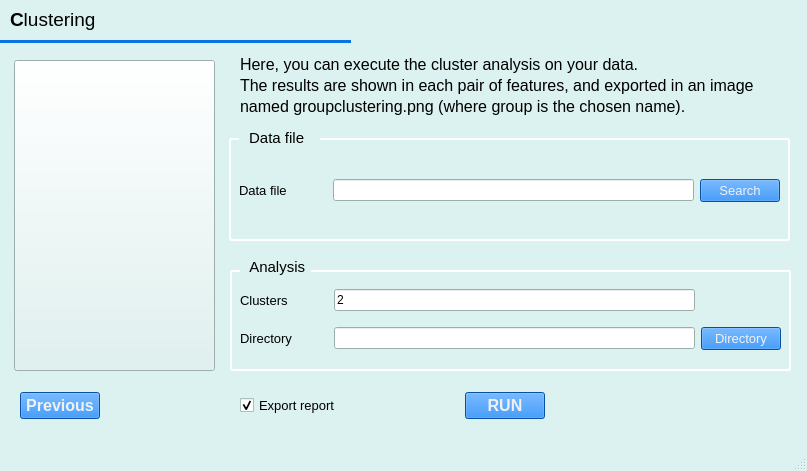
<?xml version="1.0" encoding="UTF-8"?>
<ui version="4.0">
 <class>Metis</class>
 <widget class="QMainWindow" name="Metis">
  <property name="enabled">
   <bool>true</bool>
  </property>
  <property name="geometry">
   <rect>
    <x>0</x>
    <y>0</y>
    <width>807</width>
    <height>471</height>
   </rect>
  </property>
  <property name="palette">
   <palette>
    <active>
     <colorrole role="WindowText">
      <brush brushstyle="SolidPattern">
       <color alpha="255">
        <red>0</red>
        <green>0</green>
        <blue>0</blue>
       </color>
      </brush>
     </colorrole>
     <colorrole role="Button">
      <brush brushstyle="SolidPattern">
       <color alpha="255">
        <red>11</red>
        <green>114</green>
        <blue>226</blue>
       </color>
      </brush>
     </colorrole>
     <colorrole role="Light">
      <brush brushstyle="SolidPattern">
       <color alpha="255">
        <red>255</red>
        <green>255</green>
        <blue>255</blue>
       </color>
      </brush>
     </colorrole>
     <colorrole role="Midlight">
      <brush brushstyle="SolidPattern">
       <color alpha="255">
        <red>237</red>
        <green>248</green>
        <blue>247</blue>
       </color>
      </brush>
     </colorrole>
     <colorrole role="Dark">
      <brush brushstyle="SolidPattern">
       <color alpha="255">
        <red>110</red>
        <green>121</green>
        <blue>120</blue>
       </color>
      </brush>
     </colorrole>
     <colorrole role="Mid">
      <brush brushstyle="SolidPattern">
       <color alpha="255">
        <red>147</red>
        <green>161</green>
        <blue>160</blue>
       </color>
      </brush>
     </colorrole>
     <colorrole role="Text">
      <brush brushstyle="SolidPattern">
       <color alpha="255">
        <red>0</red>
        <green>0</green>
        <blue>0</blue>
       </color>
      </brush>
     </colorrole>
     <colorrole role="BrightText">
      <brush brushstyle="SolidPattern">
       <color alpha="255">
        <red>255</red>
        <green>255</green>
        <blue>255</blue>
       </color>
      </brush>
     </colorrole>
     <colorrole role="ButtonText">
      <brush brushstyle="SolidPattern">
       <color alpha="255">
        <red>0</red>
        <green>0</green>
        <blue>0</blue>
       </color>
      </brush>
     </colorrole>
     <colorrole role="Base">
      <brush brushstyle="SolidPattern">
       <color alpha="255">
        <red>255</red>
        <green>255</green>
        <blue>255</blue>
       </color>
      </brush>
     </colorrole>
     <colorrole role="Window">
      <brush brushstyle="SolidPattern">
       <color alpha="255">
        <red>220</red>
        <green>242</green>
        <blue>240</blue>
       </color>
      </brush>
     </colorrole>
     <colorrole role="Shadow">
      <brush brushstyle="SolidPattern">
       <color alpha="255">
        <red>0</red>
        <green>0</green>
        <blue>0</blue>
       </color>
      </brush>
     </colorrole>
     <colorrole role="AlternateBase">
      <brush brushstyle="SolidPattern">
       <color alpha="255">
        <red>237</red>
        <green>248</green>
        <blue>247</blue>
       </color>
      </brush>
     </colorrole>
     <colorrole role="ToolTipBase">
      <brush brushstyle="SolidPattern">
       <color alpha="255">
        <red>255</red>
        <green>255</green>
        <blue>220</blue>
       </color>
      </brush>
     </colorrole>
     <colorrole role="ToolTipText">
      <brush brushstyle="SolidPattern">
       <color alpha="255">
        <red>0</red>
        <green>0</green>
        <blue>0</blue>
       </color>
      </brush>
     </colorrole>
     <colorrole role="PlaceholderText">
      <brush brushstyle="SolidPattern">
       <color alpha="128">
        <red>0</red>
        <green>0</green>
        <blue>0</blue>
       </color>
      </brush>
     </colorrole>
    </active>
    <inactive>
     <colorrole role="WindowText">
      <brush brushstyle="SolidPattern">
       <color alpha="255">
        <red>0</red>
        <green>0</green>
        <blue>0</blue>
       </color>
      </brush>
     </colorrole>
     <colorrole role="Button">
      <brush brushstyle="SolidPattern">
       <color alpha="255">
        <red>11</red>
        <green>114</green>
        <blue>226</blue>
       </color>
      </brush>
     </colorrole>
     <colorrole role="Light">
      <brush brushstyle="SolidPattern">
       <color alpha="255">
        <red>255</red>
        <green>255</green>
        <blue>255</blue>
       </color>
      </brush>
     </colorrole>
     <colorrole role="Midlight">
      <brush brushstyle="SolidPattern">
       <color alpha="255">
        <red>237</red>
        <green>248</green>
        <blue>247</blue>
       </color>
      </brush>
     </colorrole>
     <colorrole role="Dark">
      <brush brushstyle="SolidPattern">
       <color alpha="255">
        <red>110</red>
        <green>121</green>
        <blue>120</blue>
       </color>
      </brush>
     </colorrole>
     <colorrole role="Mid">
      <brush brushstyle="SolidPattern">
       <color alpha="255">
        <red>147</red>
        <green>161</green>
        <blue>160</blue>
       </color>
      </brush>
     </colorrole>
     <colorrole role="Text">
      <brush brushstyle="SolidPattern">
       <color alpha="255">
        <red>0</red>
        <green>0</green>
        <blue>0</blue>
       </color>
      </brush>
     </colorrole>
     <colorrole role="BrightText">
      <brush brushstyle="SolidPattern">
       <color alpha="255">
        <red>255</red>
        <green>255</green>
        <blue>255</blue>
       </color>
      </brush>
     </colorrole>
     <colorrole role="ButtonText">
      <brush brushstyle="SolidPattern">
       <color alpha="255">
        <red>0</red>
        <green>0</green>
        <blue>0</blue>
       </color>
      </brush>
     </colorrole>
     <colorrole role="Base">
      <brush brushstyle="SolidPattern">
       <color alpha="255">
        <red>255</red>
        <green>255</green>
        <blue>255</blue>
       </color>
      </brush>
     </colorrole>
     <colorrole role="Window">
      <brush brushstyle="SolidPattern">
       <color alpha="255">
        <red>220</red>
        <green>242</green>
        <blue>240</blue>
       </color>
      </brush>
     </colorrole>
     <colorrole role="Shadow">
      <brush brushstyle="SolidPattern">
       <color alpha="255">
        <red>0</red>
        <green>0</green>
        <blue>0</blue>
       </color>
      </brush>
     </colorrole>
     <colorrole role="AlternateBase">
      <brush brushstyle="SolidPattern">
       <color alpha="255">
        <red>237</red>
        <green>248</green>
        <blue>247</blue>
       </color>
      </brush>
     </colorrole>
     <colorrole role="ToolTipBase">
      <brush brushstyle="SolidPattern">
       <color alpha="255">
        <red>255</red>
        <green>255</green>
        <blue>220</blue>
       </color>
      </brush>
     </colorrole>
     <colorrole role="ToolTipText">
      <brush brushstyle="SolidPattern">
       <color alpha="255">
        <red>0</red>
        <green>0</green>
        <blue>0</blue>
       </color>
      </brush>
     </colorrole>
     <colorrole role="PlaceholderText">
      <brush brushstyle="SolidPattern">
       <color alpha="128">
        <red>0</red>
        <green>0</green>
        <blue>0</blue>
       </color>
      </brush>
     </colorrole>
    </inactive>
    <disabled>
     <colorrole role="WindowText">
      <brush brushstyle="SolidPattern">
       <color alpha="255">
        <red>110</red>
        <green>121</green>
        <blue>120</blue>
       </color>
      </brush>
     </colorrole>
     <colorrole role="Button">
      <brush brushstyle="SolidPattern">
       <color alpha="255">
        <red>11</red>
        <green>114</green>
        <blue>226</blue>
       </color>
      </brush>
     </colorrole>
     <colorrole role="Light">
      <brush brushstyle="SolidPattern">
       <color alpha="255">
        <red>255</red>
        <green>255</green>
        <blue>255</blue>
       </color>
      </brush>
     </colorrole>
     <colorrole role="Midlight">
      <brush brushstyle="SolidPattern">
       <color alpha="255">
        <red>237</red>
        <green>248</green>
        <blue>247</blue>
       </color>
      </brush>
     </colorrole>
     <colorrole role="Dark">
      <brush brushstyle="SolidPattern">
       <color alpha="255">
        <red>110</red>
        <green>121</green>
        <blue>120</blue>
       </color>
      </brush>
     </colorrole>
     <colorrole role="Mid">
      <brush brushstyle="SolidPattern">
       <color alpha="255">
        <red>147</red>
        <green>161</green>
        <blue>160</blue>
       </color>
      </brush>
     </colorrole>
     <colorrole role="Text">
      <brush brushstyle="SolidPattern">
       <color alpha="255">
        <red>110</red>
        <green>121</green>
        <blue>120</blue>
       </color>
      </brush>
     </colorrole>
     <colorrole role="BrightText">
      <brush brushstyle="SolidPattern">
       <color alpha="255">
        <red>255</red>
        <green>255</green>
        <blue>255</blue>
       </color>
      </brush>
     </colorrole>
     <colorrole role="ButtonText">
      <brush brushstyle="SolidPattern">
       <color alpha="255">
        <red>110</red>
        <green>121</green>
        <blue>120</blue>
       </color>
      </brush>
     </colorrole>
     <colorrole role="Base">
      <brush brushstyle="SolidPattern">
       <color alpha="255">
        <red>220</red>
        <green>242</green>
        <blue>240</blue>
       </color>
      </brush>
     </colorrole>
     <colorrole role="Window">
      <brush brushstyle="SolidPattern">
       <color alpha="255">
        <red>220</red>
        <green>242</green>
        <blue>240</blue>
       </color>
      </brush>
     </colorrole>
     <colorrole role="Shadow">
      <brush brushstyle="SolidPattern">
       <color alpha="255">
        <red>0</red>
        <green>0</green>
        <blue>0</blue>
       </color>
      </brush>
     </colorrole>
     <colorrole role="AlternateBase">
      <brush brushstyle="SolidPattern">
       <color alpha="255">
        <red>220</red>
        <green>242</green>
        <blue>240</blue>
       </color>
      </brush>
     </colorrole>
     <colorrole role="ToolTipBase">
      <brush brushstyle="SolidPattern">
       <color alpha="255">
        <red>255</red>
        <green>255</green>
        <blue>220</blue>
       </color>
      </brush>
     </colorrole>
     <colorrole role="ToolTipText">
      <brush brushstyle="SolidPattern">
       <color alpha="255">
        <red>0</red>
        <green>0</green>
        <blue>0</blue>
       </color>
      </brush>
     </colorrole>
     <colorrole role="PlaceholderText">
      <brush brushstyle="SolidPattern">
       <color alpha="128">
        <red>0</red>
        <green>0</green>
        <blue>0</blue>
       </color>
      </brush>
     </colorrole>
    </disabled>
   </palette>
  </property>
  <property name="windowTitle">
   <string>Metis</string>
  </property>
  <property name="windowIcon">
   <iconset>
    <normaloff>../Images/owl_logo.png</normaloff>../Images/owl_logo.png</iconset>
  </property>
  <widget class="QWidget" name="centralwidget">
   <widget class="QPushButton" name="help_button">
    <property name="geometry">
     <rect>
      <x>14</x>
      <y>60</y>
      <width>201</width>
      <height>311</height>
     </rect>
    </property>
    <property name="styleSheet">
     <string notr="true">background-color: rgb(220, 242, 240);</string>
    </property>
    <property name="text">
     <string/>
    </property>
    <property name="icon">
     <iconset>
      <normaloff>Metis/Images/jar_logo.png</normaloff>Metis/Images/jar_logo.png</iconset>
    </property>
    <property name="iconSize">
     <size>
      <width>300</width>
      <height>300</height>
     </size>
    </property>
    <property name="autoRepeatDelay">
     <number>300</number>
    </property>
    <property name="autoRepeatInterval">
     <number>100</number>
    </property>
   </widget>
   <widget class="QLabel" name="label">
    <property name="geometry">
     <rect>
      <x>10</x>
      <y>0</y>
      <width>541</width>
      <height>41</height>
     </rect>
    </property>
    <property name="text">
     <string>&lt;!DOCTYPE HTML PUBLIC &quot;-//W3C//DTD HTML 4.0//EN&quot; &quot;http://www.w3.org/TR/REC-html40/strict.dtd&quot;&gt;
&lt;html&gt;&lt;head&gt;&lt;meta name=&quot;qrichtext&quot; content=&quot;1&quot; /&gt;&lt;style type=&quot;text/css&quot;&gt;
p, li { white-space: pre-wrap; }
&lt;/style&gt;&lt;/head&gt;&lt;body style=&quot; font-family:'MS Shell Dlg 2'; font-size:8pt; font-weight:400; font-style:normal;&quot;&gt;
&lt;p style=&quot; margin-top:12px; margin-bottom:2px; margin-left:0px; margin-right:0px; -qt-block-indent:0; text-indent:0px; line-height:5px;&quot;&gt;&lt;span style=&quot; font-size:14pt; font-weight:600;&quot;&gt;C&lt;/span&gt;&lt;span style=&quot; font-size:14pt;&quot;&gt;lustering&lt;/span&gt;&lt;/p&gt;&lt;/body&gt;&lt;/html&gt;</string>
    </property>
   </widget>
   <widget class="QLabel" name="label_6">
    <property name="geometry">
     <rect>
      <x>240</x>
      <y>50</y>
      <width>541</width>
      <height>71</height>
     </rect>
    </property>
    <property name="font">
     <font>
      <pointsize>10</pointsize>
     </font>
    </property>
    <property name="text">
     <string>&lt;!DOCTYPE HTML PUBLIC &quot;-//W3C//DTD HTML 4.0//EN&quot; &quot;http://www.w3.org/TR/REC-html40/strict.dtd&quot;&gt;
&lt;html&gt;&lt;head&gt;&lt;meta name=&quot;qrichtext&quot; content=&quot;1&quot; /&gt;&lt;style type=&quot;text/css&quot;&gt;
p, li { white-space: pre-wrap; }
&lt;/style&gt;&lt;/head&gt;&lt;body style=&quot; font-family:'MS Shell Dlg 2'; font-size:10pt; font-weight:400; font-style:normal;&quot;&gt;
&lt;p style=&quot; margin-top:2px; margin-bottom:2px; margin-left:0px; margin-right:0px; -qt-block-indent:0; text-indent:0px;&quot;&gt;&lt;span style=&quot; font-size:12pt;&quot;&gt;Here, you can execute the cluster analysis on your data.&lt;/span&gt;&lt;/p&gt;
&lt;p style=&quot; margin-top:2px; margin-bottom:2px; margin-left:0px; margin-right:0px; -qt-block-indent:0; text-indent:0px;&quot;&gt;&lt;span style=&quot; font-size:12pt;&quot;&gt;The results are shown in each pair of features, and exported in an image&lt;/span&gt;&lt;/p&gt;
&lt;p style=&quot; margin-top:2px; margin-bottom:2px; margin-left:0px; margin-right:0px; -qt-block-indent:0; text-indent:0px;&quot;&gt;&lt;span style=&quot; font-size:12pt;&quot;&gt;named groupclustering.png (where group is the chosen name).&lt;/span&gt;&lt;/p&gt;&lt;/body&gt;&lt;/html&gt;</string>
    </property>
   </widget>
   <widget class="Line" name="line">
    <property name="geometry">
     <rect>
      <x>0</x>
      <y>40</y>
      <width>351</width>
      <height>3</height>
     </rect>
    </property>
    <property name="styleSheet">
     <string notr="true">background-color: rgb(11, 114, 226); border:none;
</string>
    </property>
    <property name="lineWidth">
     <number>2</number>
    </property>
    <property name="orientation">
     <enum>Qt::Horizontal</enum>
    </property>
   </widget>
   <widget class="QWidget" name="gridLayoutWidget_2">
    <property name="geometry">
     <rect>
      <x>239</x>
      <y>150</y>
      <width>541</width>
      <height>81</height>
     </rect>
    </property>
    <layout class="QGridLayout" name="gridLayout_2">
     <item row="0" column="0">
      <widget class="QLabel" name="label_2">
       <property name="font">
        <font>
         <pointsize>10</pointsize>
        </font>
       </property>
       <property name="text">
        <string>Data file           </string>
       </property>
      </widget>
     </item>
     <item row="0" column="2">
      <widget class="QPushButton" name="data_file_search">
       <property name="font">
        <font>
         <pointsize>10</pointsize>
        </font>
       </property>
       <property name="styleSheet">
        <string notr="true">background-color: rgb(11, 114, 226);
color: rgb(241, 241, 241);</string>
       </property>
       <property name="text">
        <string>Search</string>
       </property>
      </widget>
     </item>
     <item row="0" column="1">
      <widget class="QLineEdit" name="data_file"/>
     </item>
    </layout>
   </widget>
   <widget class="QWidget" name="gridLayoutWidget_3">
    <property name="geometry">
     <rect>
      <x>240</x>
      <y>279</y>
      <width>541</width>
      <height>81</height>
     </rect>
    </property>
    <layout class="QGridLayout" name="gridLayout_4">
     <item row="0" column="0">
      <widget class="QLabel" name="label_4">
       <property name="font">
        <font>
         <pointsize>10</pointsize>
        </font>
       </property>
       <property name="text">
        <string>Clusters           </string>
       </property>
      </widget>
     </item>
     <item row="0" column="1">
      <widget class="QLineEdit" name="clusters_number">
       <property name="text">
        <string>2</string>
       </property>
      </widget>
     </item>
     <item row="1" column="0">
      <widget class="QLabel" name="label_5">
       <property name="font">
        <font>
         <pointsize>10</pointsize>
        </font>
       </property>
       <property name="text">
        <string>Directory</string>
       </property>
      </widget>
     </item>
     <item row="1" column="1">
      <widget class="QLineEdit" name="report_directory_name"/>
     </item>
     <item row="1" column="2">
      <widget class="QPushButton" name="directory_search">
       <property name="font">
        <font>
         <pointsize>10</pointsize>
        </font>
       </property>
       <property name="styleSheet">
        <string notr="true">background-color: rgb(11, 114, 226);
color: rgb(241, 241, 241);</string>
       </property>
       <property name="text">
        <string>Directory</string>
       </property>
      </widget>
     </item>
    </layout>
   </widget>
   <widget class="QWidget" name="horizontalLayoutWidget_2">
    <property name="geometry">
     <rect>
      <x>240</x>
      <y>380</y>
      <width>541</width>
      <height>51</height>
     </rect>
    </property>
    <layout class="QHBoxLayout" name="horizontalLayout_3">
     <item>
      <widget class="QCheckBox" name="export_report">
       <property name="font">
        <font>
         <pointsize>10</pointsize>
        </font>
       </property>
       <property name="text">
        <string>Export report</string>
       </property>
       <property name="checked">
        <bool>true</bool>
       </property>
      </widget>
     </item>
     <item>
      <spacer name="horizontalSpacer">
       <property name="orientation">
        <enum>Qt::Horizontal</enum>
       </property>
       <property name="sizeHint" stdset="0">
        <size>
         <width>40</width>
         <height>20</height>
        </size>
       </property>
      </spacer>
     </item>
     <item>
      <widget class="QPushButton" name="run_button">
       <property name="enabled">
        <bool>true</bool>
       </property>
       <property name="font">
        <font>
         <pointsize>12</pointsize>
         <weight>75</weight>
         <bold>true</bold>
        </font>
       </property>
       <property name="styleSheet">
        <string notr="true">background-color: rgb(11, 114, 226);
color: rgb(241, 241, 241);</string>
       </property>
       <property name="text">
        <string>   RUN   </string>
       </property>
      </widget>
     </item>
     <item>
      <spacer name="horizontalSpacer_2">
       <property name="orientation">
        <enum>Qt::Horizontal</enum>
       </property>
       <property name="sizeHint" stdset="0">
        <size>
         <width>40</width>
         <height>20</height>
        </size>
       </property>
      </spacer>
     </item>
     <item>
      <spacer name="horizontalSpacer_3">
       <property name="orientation">
        <enum>Qt::Horizontal</enum>
       </property>
       <property name="sizeHint" stdset="0">
        <size>
         <width>40</width>
         <height>20</height>
        </size>
       </property>
      </spacer>
     </item>
    </layout>
   </widget>
   <widget class="QGroupBox" name="data_box">
    <property name="geometry">
     <rect>
      <x>229</x>
      <y>130</y>
      <width>561</width>
      <height>111</height>
     </rect>
    </property>
    <property name="palette">
     <palette>
      <active>
       <colorrole role="WindowText">
        <brush brushstyle="SolidPattern">
         <color alpha="255">
          <red>0</red>
          <green>0</green>
          <blue>0</blue>
         </color>
        </brush>
       </colorrole>
       <colorrole role="Dark">
        <brush brushstyle="SolidPattern">
         <color alpha="255">
          <red>0</red>
          <green>0</green>
          <blue>0</blue>
         </color>
        </brush>
       </colorrole>
       <colorrole role="Text">
        <brush brushstyle="SolidPattern">
         <color alpha="255">
          <red>0</red>
          <green>0</green>
          <blue>0</blue>
         </color>
        </brush>
       </colorrole>
       <colorrole role="ButtonText">
        <brush brushstyle="SolidPattern">
         <color alpha="255">
          <red>0</red>
          <green>0</green>
          <blue>0</blue>
         </color>
        </brush>
       </colorrole>
       <colorrole role="PlaceholderText">
        <brush brushstyle="SolidPattern">
         <color alpha="128">
          <red>0</red>
          <green>0</green>
          <blue>0</blue>
         </color>
        </brush>
       </colorrole>
      </active>
      <inactive>
       <colorrole role="WindowText">
        <brush brushstyle="SolidPattern">
         <color alpha="255">
          <red>0</red>
          <green>0</green>
          <blue>0</blue>
         </color>
        </brush>
       </colorrole>
       <colorrole role="Dark">
        <brush brushstyle="SolidPattern">
         <color alpha="255">
          <red>0</red>
          <green>0</green>
          <blue>0</blue>
         </color>
        </brush>
       </colorrole>
       <colorrole role="Text">
        <brush brushstyle="SolidPattern">
         <color alpha="255">
          <red>0</red>
          <green>0</green>
          <blue>0</blue>
         </color>
        </brush>
       </colorrole>
       <colorrole role="ButtonText">
        <brush brushstyle="SolidPattern">
         <color alpha="255">
          <red>0</red>
          <green>0</green>
          <blue>0</blue>
         </color>
        </brush>
       </colorrole>
       <colorrole role="PlaceholderText">
        <brush brushstyle="SolidPattern">
         <color alpha="128">
          <red>0</red>
          <green>0</green>
          <blue>0</blue>
         </color>
        </brush>
       </colorrole>
      </inactive>
      <disabled>
       <colorrole role="WindowText">
        <brush brushstyle="SolidPattern">
         <color alpha="255">
          <red>0</red>
          <green>0</green>
          <blue>0</blue>
         </color>
        </brush>
       </colorrole>
       <colorrole role="Dark">
        <brush brushstyle="SolidPattern">
         <color alpha="255">
          <red>0</red>
          <green>0</green>
          <blue>0</blue>
         </color>
        </brush>
       </colorrole>
       <colorrole role="Text">
        <brush brushstyle="SolidPattern">
         <color alpha="255">
          <red>0</red>
          <green>0</green>
          <blue>0</blue>
         </color>
        </brush>
       </colorrole>
       <colorrole role="ButtonText">
        <brush brushstyle="SolidPattern">
         <color alpha="255">
          <red>0</red>
          <green>0</green>
          <blue>0</blue>
         </color>
        </brush>
       </colorrole>
       <colorrole role="PlaceholderText">
        <brush brushstyle="SolidPattern">
         <color alpha="128">
          <red>0</red>
          <green>0</green>
          <blue>0</blue>
         </color>
        </brush>
       </colorrole>
      </disabled>
     </palette>
    </property>
    <property name="font">
     <font>
      <pointsize>10</pointsize>
      <strikeout>false</strikeout>
     </font>
    </property>
    <property name="autoFillBackground">
     <bool>false</bool>
    </property>
    <property name="styleSheet">
     <string notr="true">QGroupBox{
	border: 2px solid gray; 
	border-color: #ffffff; 
	border-radius: 3px; 
	margin-top: 8px;
}</string>
    </property>
    <property name="title">
     <string/>
    </property>
    <property name="alignment">
     <set>Qt::AlignLeading|Qt::AlignLeft|Qt::AlignTop</set>
    </property>
    <property name="flat">
     <bool>false</bool>
    </property>
    <property name="checkable">
     <bool>false</bool>
    </property>
    <widget class="QLabel" name="label_7">
     <property name="geometry">
      <rect>
       <x>10</x>
       <y>0</y>
       <width>81</width>
       <height>16</height>
      </rect>
     </property>
     <property name="font">
      <font>
       <pointsize>11</pointsize>
       <weight>50</weight>
       <italic>false</italic>
       <bold>false</bold>
      </font>
     </property>
     <property name="styleSheet">
      <string notr="true">background-color: rgb(220, 242, 240); padding: 0px 1.5px;</string>
     </property>
     <property name="text">
      <string> Data file  </string>
     </property>
    </widget>
   </widget>
   <widget class="QGroupBox" name="groupBox">
    <property name="geometry">
     <rect>
      <x>230</x>
      <y>270</y>
      <width>561</width>
      <height>101</height>
     </rect>
    </property>
    <property name="font">
     <font>
      <pointsize>10</pointsize>
     </font>
    </property>
    <property name="styleSheet">
     <string notr="true">border: 2px solid gray; border-color: #ffffff; border-radius: 3px</string>
    </property>
    <property name="title">
     <string/>
    </property>
   </widget>
   <widget class="QLabel" name="label_8">
    <property name="geometry">
     <rect>
      <x>240</x>
      <y>257</y>
      <width>71</width>
      <height>20</height>
     </rect>
    </property>
    <property name="font">
     <font>
      <pointsize>11</pointsize>
      <weight>50</weight>
      <bold>false</bold>
     </font>
    </property>
    <property name="styleSheet">
     <string notr="true">background-color: rgb(220, 242, 240); padding: 0px 1.5px;</string>
    </property>
    <property name="text">
     <string> Analysis   </string>
    </property>
   </widget>
   <widget class="QPushButton" name="previous_button">
    <property name="geometry">
     <rect>
      <x>20</x>
      <y>392</y>
      <width>80</width>
      <height>27</height>
     </rect>
    </property>
    <property name="font">
     <font>
      <pointsize>12</pointsize>
      <weight>75</weight>
      <bold>true</bold>
     </font>
    </property>
    <property name="toolTip">
     <string>Return to the previous interface</string>
    </property>
    <property name="styleSheet">
     <string notr="true">background-color: rgb(11, 114, 226);
color: rgb(241, 241, 241);</string>
    </property>
    <property name="text">
     <string>Previous</string>
    </property>
   </widget>
   <zorder>data_box</zorder>
   <zorder>groupBox</zorder>
   <zorder>help_button</zorder>
   <zorder>label</zorder>
   <zorder>label_6</zorder>
   <zorder>line</zorder>
   <zorder>gridLayoutWidget_2</zorder>
   <zorder>gridLayoutWidget_3</zorder>
   <zorder>horizontalLayoutWidget_2</zorder>
   <zorder>label_8</zorder>
   <zorder>previous_button</zorder>
  </widget>
  <widget class="QMenuBar" name="menubar">
   <property name="geometry">
    <rect>
     <x>0</x>
     <y>0</y>
     <width>807</width>
     <height>21</height>
    </rect>
   </property>
  </widget>
  <widget class="QStatusBar" name="statusbar"/>
 </widget>
 <resources/>
 <connections/>
</ui>
